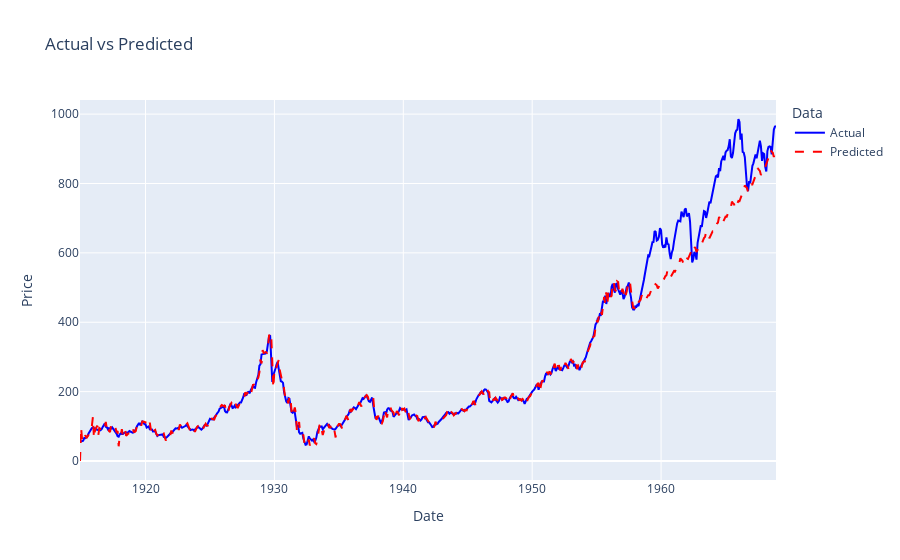

This figure's notebook cell:
### Markdown cell above
Based on this we can say, that SARIMA is better. Let's see visually also. To do so we plotted Actual vs Predicted for SARIMA

### Code cell
# Adding the predicted values from ARIMA model to the dataset
dowjones_df["Price_SARIMA"] = model_fit.predict(start=0, end=len(dowjones_df) - 1)

# Creating a DataFrame that contains both actual and predicted values
actual_vs_predicted_arima_df = dowjones_df[["Price", "Price_SARIMA"]]

# Display the DataFrame to check the actual vs predicted values
actual_vs_predicted_arima_df.head()

# Plot actual vs predicted values for ARIMA
fig_arima = go.Figure()

# Add actual passenger data
fig_arima.add_trace(
    go.Scatter(
        x=dowjones_df.index,
        y=dowjones_df["Price"],
        mode="lines",
        name="Actual",
        line=dict(color="blue"),
    )
)

# Add predicted passenger data (ARIMA)
fig_arima.add_trace(
    go.Scatter(
        x=dowjones_df.index,
        y=dowjones_df["Price_SARIMA"],
        mode="lines",
        name="Predicted",
        line=dict(dash="dash", color="red"),
    )
)

# Update layout
fig_arima.update_layout(
    title="Actual vs Predicted", xaxis_title="Date", yaxis_title="Price", legend_title="Data"
)

# Show plot
fig_arima.show()

### Figure 1 — Plotly figure (JSON) as saved in the notebook; plotly's stock layout.template omitted (floating-point values rounded to 4 significant figures; data arrays with more than 128 entries replaced by an {"elided": "..."} marker saying what was removed)
{"data": [{"line": {"color": "blue"}, "mode": "lines", "name": "Actual", "type": "scatter", "x": {"elided": "649 str values"}, "y": {"elided": "649 float values"}}, {"line": {"color": "red", "dash": "dash"}, "mode": "lines", "name": "Predicted", "type": "scatter", "x": {"elided": "649 str values"}, "y": {"elided": "649 float values"}}], "layout": {"legend": {"title": {"text": "Data"}}, "title": {"text": "Actual vs Predicted"}, "xaxis": {"title": {"text": "Date"}}, "yaxis": {"title": {"text": "Price"}}}}
